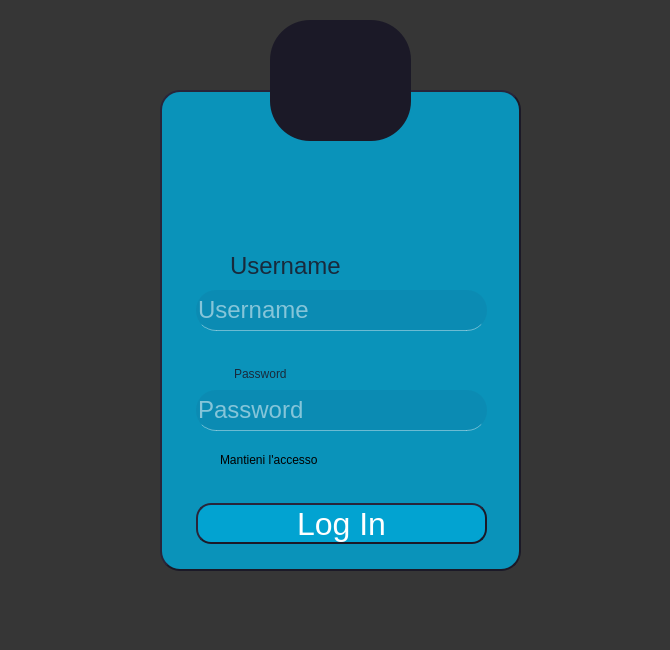
<?xml version="1.0" encoding="UTF-8"?>
<ui version="4.0">
 <class>MainWindow</class>
 <widget class="QMainWindow" name="MainWindow">
  <property name="windowModality">
   <enum>Qt::WindowModal</enum>
  </property>
  <property name="geometry">
   <rect>
    <x>0</x>
    <y>0</y>
    <width>670</width>
    <height>650</height>
   </rect>
  </property>
  <property name="minimumSize">
   <size>
    <width>670</width>
    <height>650</height>
   </size>
  </property>
  <property name="maximumSize">
   <size>
    <width>670</width>
    <height>650</height>
   </size>
  </property>
  <property name="windowTitle">
   <string>Login</string>
  </property>
  <property name="windowIcon">
   <iconset>
    <normaloff>../Babelib.icns</normaloff>../Babelib.icns</iconset>
  </property>
  <property name="whatsThis">
   <string>&lt;html&gt;&lt;head/&gt;&lt;body&gt;&lt;p&gt;&lt;img src=&quot;:/Libreria/background.pdf&quot;/&gt;&lt;/p&gt;&lt;/body&gt;&lt;/html&gt;</string>
  </property>
  <property name="autoFillBackground">
   <bool>false</bool>
  </property>
  <property name="styleSheet">
   <string notr="true">background-color: rgb(54, 54, 54);</string>
  </property>
  <widget class="QWidget" name="centralwidget">
   <widget class="QFrame" name="frame">
    <property name="geometry">
     <rect>
      <x>160</x>
      <y>90</y>
      <width>361</width>
      <height>481</height>
     </rect>
    </property>
    <property name="styleSheet">
     <string notr="true">background-color:rgb(0, 166, 214, 210) ;
border-radius: 20px;
border-style: outset;
border-width: 2px;
border-color:rgb(27,25,39);</string>
    </property>
    <property name="frameShape">
     <enum>QFrame::StyledPanel</enum>
    </property>
    <property name="frameShadow">
     <enum>QFrame::Raised</enum>
    </property>
    <widget class="QLineEdit" name="UsernameField">
     <property name="geometry">
      <rect>
       <x>36</x>
       <y>200</y>
       <width>291</width>
       <height>41</height>
      </rect>
     </property>
     <property name="styleSheet">
      <string notr="true">font-size:18pt; 
background-color: rgba(23, 28, 78, 17);
color:rgb(255, 255, 255);
font: 16pt &quot;Source Code Pro for Powerline&quot;;
border:none;
border-bottom: 1px solid rgba(255, 255, 255, 100);</string>
     </property>
     <property name="placeholderText">
      <string notr="true">Username</string>
     </property>
    </widget>
    <widget class="QLineEdit" name="PasswordField">
     <property name="geometry">
      <rect>
       <x>36</x>
       <y>300</y>
       <width>291</width>
       <height>41</height>
      </rect>
     </property>
     <property name="styleSheet">
      <string notr="true">font-size:18pt; 
background-color: rgba(23, 28, 78, 17);
color:rgb(255, 255, 255);
font: 16pt &quot;Source Code Pro for Powerline&quot;;
border:none;
border-bottom: 1px solid rgba(255, 255, 255, 100);</string>
     </property>
     <property name="echoMode">
      <enum>QLineEdit::Password</enum>
     </property>
     <property name="placeholderText">
      <string>Password</string>
     </property>
    </widget>
    <widget class="QPushButton" name="LoginButton">
     <property name="geometry">
      <rect>
       <x>36</x>
       <y>413</y>
       <width>291</width>
       <height>41</height>
      </rect>
     </property>
     <property name="autoFillBackground">
      <bool>false</bool>
     </property>
     <property name="styleSheet">
      <string notr="true">
	font-size:24pt;
	ba	ckground-color: rgb(27, 25, 39);
	color:rgb(255, 255, 255);
	font: 22pt &quot;Source Code Pro for Powerline&quot;;
	border-radius:15px;
</string>
     </property>
     <property name="text">
      <string>Log In</string>
     </property>
     <property name="checkable">
      <bool>true</bool>
     </property>
     <property name="checked">
      <bool>false</bool>
     </property>
    </widget>
    <widget class="QLabel" name="username_label">
     <property name="geometry">
      <rect>
       <x>70</x>
       <y>160</y>
       <width>111</width>
       <height>31</height>
      </rect>
     </property>
     <property name="styleSheet">
      <string notr="true">background-color: transparent;
color: rgb(27, 25, 39,220);
font: 18pt;
font: 22pt &quot;Mukta Mahee&quot;;
border:null;</string>
     </property>
     <property name="text">
      <string>Username</string>
     </property>
    </widget>
    <widget class="QLabel" name="password_label">
     <property name="geometry">
      <rect>
       <x>74</x>
       <y>268</y>
       <width>91</width>
       <height>31</height>
      </rect>
     </property>
     <property name="styleSheet">
      <string notr="true">font: 22pt &quot;Mukta Mahee&quot;;
background:transparent;
color: rgb(27, 25, 39,220);
border:null;</string>
     </property>
     <property name="text">
      <string>Password</string>
     </property>
    </widget>
    <widget class="QLabel" name="label_2">
     <property name="geometry">
      <rect>
       <x>140</x>
       <y>70</y>
       <width>91</width>
       <height>81</height>
      </rect>
     </property>
     <property name="styleSheet">
      <string notr="true">background-color:transparent;
border:null;</string>
     </property>
     <property name="text">
      <string/>
     </property>
     <property name="textFormat">
      <enum>Qt::RichText</enum>
     </property>
     <property name="pixmap">
      <pixmap>Images/profile.png</pixmap>
     </property>
     <property name="scaledContents">
      <bool>true</bool>
     </property>
    </widget>
    <widget class="QLabel" name="error_label">
     <property name="geometry">
      <rect>
       <x>40</x>
       <y>384</y>
       <width>281</width>
       <height>21</height>
      </rect>
     </property>
     <property name="styleSheet">
      <string notr="true">color:red;
border:none;
background-color:transparent;</string>
     </property>
     <property name="text">
      <string/>
     </property>
    </widget>
    <widget class="QCheckBox" name="remember_box">
     <property name="geometry">
      <rect>
       <x>40</x>
       <y>360</y>
       <width>281</width>
       <height>20</height>
      </rect>
     </property>
     <property name="styleSheet">
      <string notr="true">background-color:transparent;
border:none;
</string>
     </property>
     <property name="text">
      <string>Mantieni l'accesso</string>
     </property>
    </widget>
    <widget class="QLabel" name="label">
     <property name="geometry">
      <rect>
       <x>40</x>
       <y>263</y>
       <width>31</width>
       <height>31</height>
      </rect>
     </property>
     <property name="styleSheet">
      <string notr="true">border:none;
background-color:transparent;</string>
     </property>
     <property name="text">
      <string/>
     </property>
     <property name="textFormat">
      <enum>Qt::RichText</enum>
     </property>
     <property name="pixmap">
      <pixmap>Images/lock-icon.png</pixmap>
     </property>
     <property name="scaledContents">
      <bool>true</bool>
     </property>
    </widget>
    <widget class="QLabel" name="label_4">
     <property name="geometry">
      <rect>
       <x>37</x>
       <y>160</y>
       <width>31</width>
       <height>31</height>
      </rect>
     </property>
     <property name="styleSheet">
      <string notr="true">border:none;
background-color:transparent;</string>
     </property>
     <property name="text">
      <string/>
     </property>
     <property name="textFormat">
      <enum>Qt::RichText</enum>
     </property>
     <property name="pixmap">
      <pixmap>Images/User_icon.icns</pixmap>
     </property>
     <property name="scaledContents">
      <bool>true</bool>
     </property>
    </widget>
   </widget>
   <widget class="QLabel" name="label_3">
    <property name="geometry">
     <rect>
      <x>290</x>
      <y>30</y>
      <width>101</width>
      <height>91</height>
     </rect>
    </property>
    <property name="styleSheet">
     <string notr="true">background-color:rgb(27,25,39);</string>
    </property>
    <property name="text">
     <string/>
    </property>
    <property name="textFormat">
     <enum>Qt::RichText</enum>
    </property>
    <property name="pixmap">
     <pixmap>Images/Babelib-removebg-preview.png</pixmap>
    </property>
    <property name="scaledContents">
     <bool>true</bool>
    </property>
   </widget>
   <widget class="QToolButton" name="toolButton">
    <property name="geometry">
     <rect>
      <x>270</x>
      <y>20</y>
      <width>141</width>
      <height>121</height>
     </rect>
    </property>
    <property name="styleSheet">
     <string notr="true">border-radius:15px;
background-color: rgb(27,25,39);
border-radius: 40px;
border-style: outset;</string>
    </property>
    <property name="text">
     <string/>
    </property>
   </widget>
   <widget class="QLabel" name="label_5">
    <property name="geometry">
     <rect>
      <x>-10</x>
      <y>0</y>
      <width>971</width>
      <height>681</height>
     </rect>
    </property>
    <property name="maximumSize">
     <size>
      <width>1000</width>
      <height>1000</height>
     </size>
    </property>
    <property name="autoFillBackground">
     <bool>false</bool>
    </property>
    <property name="text">
     <string/>
    </property>
    <property name="textFormat">
     <enum>Qt::RichText</enum>
    </property>
    <property name="pixmap">
     <pixmap>Images/remix.png</pixmap>
    </property>
    <property name="scaledContents">
     <bool>true</bool>
    </property>
   </widget>
   <zorder>label_5</zorder>
   <zorder>frame</zorder>
   <zorder>toolButton</zorder>
   <zorder>label_3</zorder>
  </widget>
  <widget class="QStatusBar" name="statusbar"/>
 </widget>
 <resources/>
 <connections/>
</ui>
